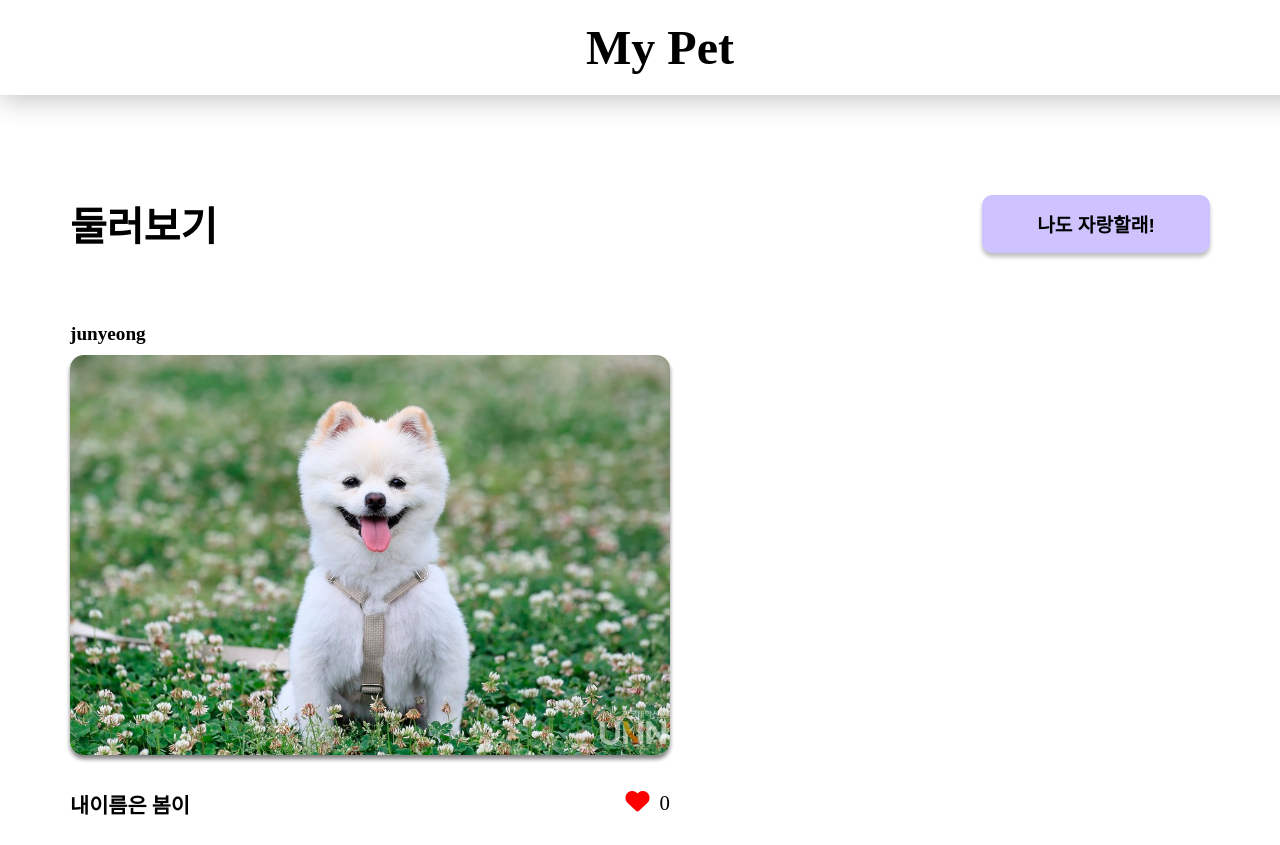
The page /main/feed/ on the database as committed earlier.
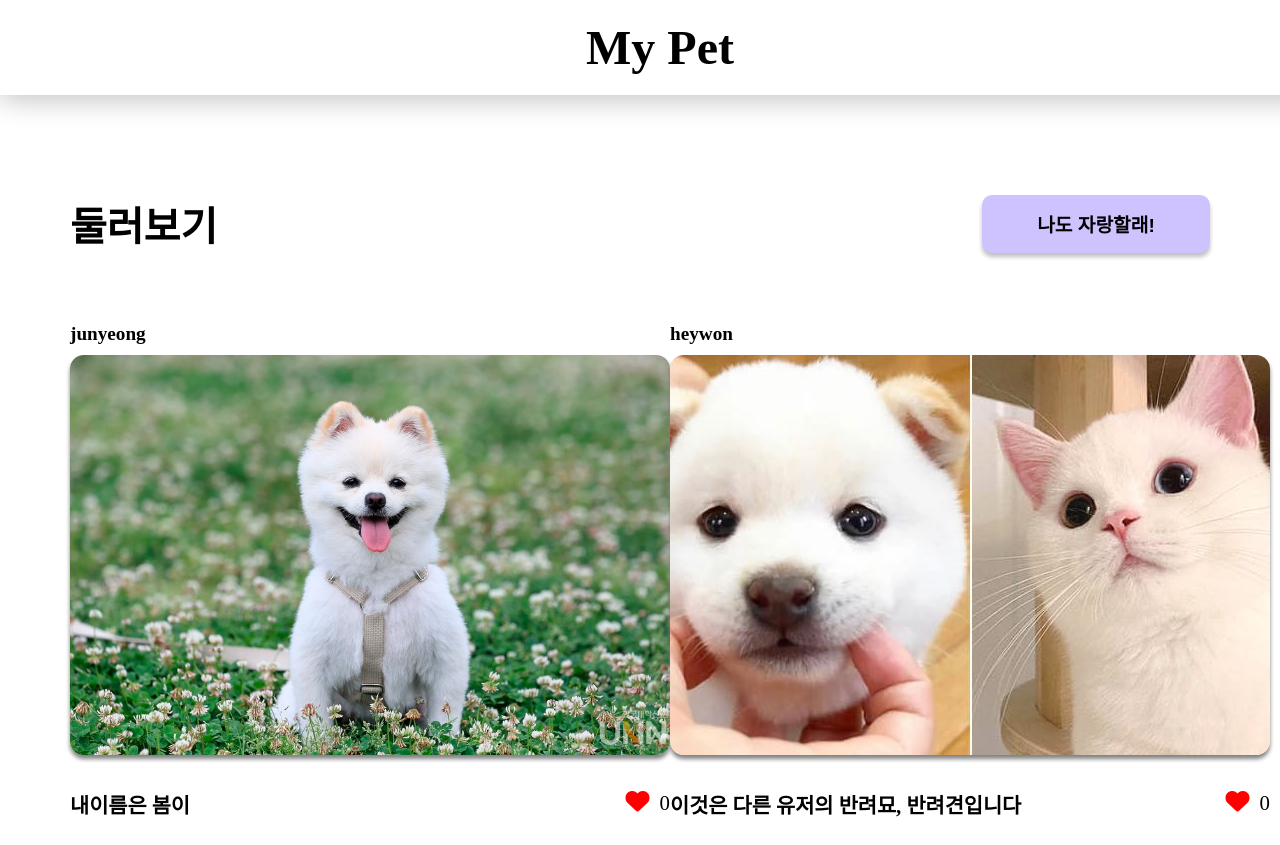
The same page on the database as committed later.
### main/models.py (models this page shows, shortened)
class Post(models.Model):
    id = models.BigAutoField(primary_key=True)
    user_id = models.ForeignKey(User, on_delete=models.CASCADE,db_column="user_id")
    img = models.ImageField(null=False, upload_to="post/%Y%m%d")
    description = models.TextField(null=False)
    likes=models.IntegerField(default=0)

### main/views.py (the view)
# urls.py: path('feed/', views.feed, name='feed'),
def feed(request):
    postlist = Post.objects.all()
    return render(request, 'feed.html', {'postlist':postlist})

### main/templates/feed.html (shortened to what this page needs)
<!DOCTYPE html>
{% load static %}
<html lang="en">
	<head>
		<link rel="stylesheet" href="{% static 'feed.css' %}" />
	</head>
	<body>
		<div class="header">My Pet</div>
		<div class="container top">
			<div class="title">둘러보기</div>
			<button onclick="location.href='{% url 'upload' %}'" class="goto-upload">
				나도 자랑할래!
			</button>
		</div>
		<div class="container content">
			<div class="left-post">
				{% for post in postlist %} {% if not forloop.counter|divisibleby:2 %}
				<li class="post">
					<div class="post-user">{{post.user_id}}</div>
					{% if post.img %}
					<img src="{{ post.img.url }}" class="post-img" />
					{% endif %}
					<div class="post-content">
						<div class="post-description">{{post.description}}</div>
						<div class="post-likes">
							<a class="{{post.id}} likes-btn" onClick="increaseLike(this);">
								<i class="fas fa-solid fa-heart"></i>
								<span id="{{post.id}}-likes-num">{{post.likes}}</span>
							</a>
						</div>
					</div>
				</li>
				{% endif %} {% endfor %}
			</div>
			<div class="right-post">
				{% for post in postlist %} {% if forloop.counter|divisibleby:2 %}
				<li class="post">
					<div class="post-user">{{post.user_id}}</div>
					{% if post.img %}
					<img src="{{ post.img.url }}" class="post-img" />
					{% endif %}
					<div class="post-content">
						<div class="post-description">{{post.description}}</div>
						<div class="post-likes">
							<a class="{{post.id}}" onClick="increaseLike(this);">
								<i class="fas fa-solid fa-heart"></i>
								<span id="{{post.id}}-likes-num">{{post.likes}}</span>
							</a>
						</div>
					</div>
				</li>
				{% endif %} {% endfor %}
			</div>
		</div>
	</body>
</html>

### main/static/feed.css (style rules this page uses)
body { margin: 0; font-family: "Pretendard Variable"; }
.goto-upload { width: 20%; height: 10%; padding: 15px; border-radius: 10px; background-color: #cfc3ff; font-weight: 600; font-size: 1.2rem; border: none; box-shadow: 0px 4px 4px rgb(192, 192, 192); }
li, ul { list-style: none; margin: 0; padding: 0; }
i { color: red; margin-right: 5px; font-size: 1.5rem; }
.container { margin: 70px; }
.header { width: 100%; text-align: center; margin: auto; margin-bottom: 100px; padding: 20px; box-shadow: 0px 4px 27px rgb(192, 192, 192); font-size: 3rem; font-weight: 900; }
.top { display: flex; justify-content: space-between; align-items: center; margin-bottom: 50px; }
.title { font-size: 2.5rem; font-weight: 700; }
.content { display: flex; justify-content: space-between; }
.left-post, .right-post { display: block; }
.post { width: 600px; height: 500px; margin-bottom: 50px; }
.post-user { font-weight: 600; font-size: 1.2rem; margin-bottom: 10px; }
.post-img { width: 100%; height: 80%; border-radius: 14px; box-shadow: 0 4px 4px grey; margin-bottom: 30px; object-fit: cover; }
.post-content { display: flex; justify-content: space-between; margin-bottom: 50px; }
.post-description { font-weight: 700; font-size: 1.3rem; }
.post-likes { font-size: 1.3rem; }
.likes-btn { background-color: white; }

Rows that differ between the two databases and show on the page:
added Post: user_id "heywon", img (picture), description "이것은 다른 유저의 반려묘, 반려견입니다", likes "0"
